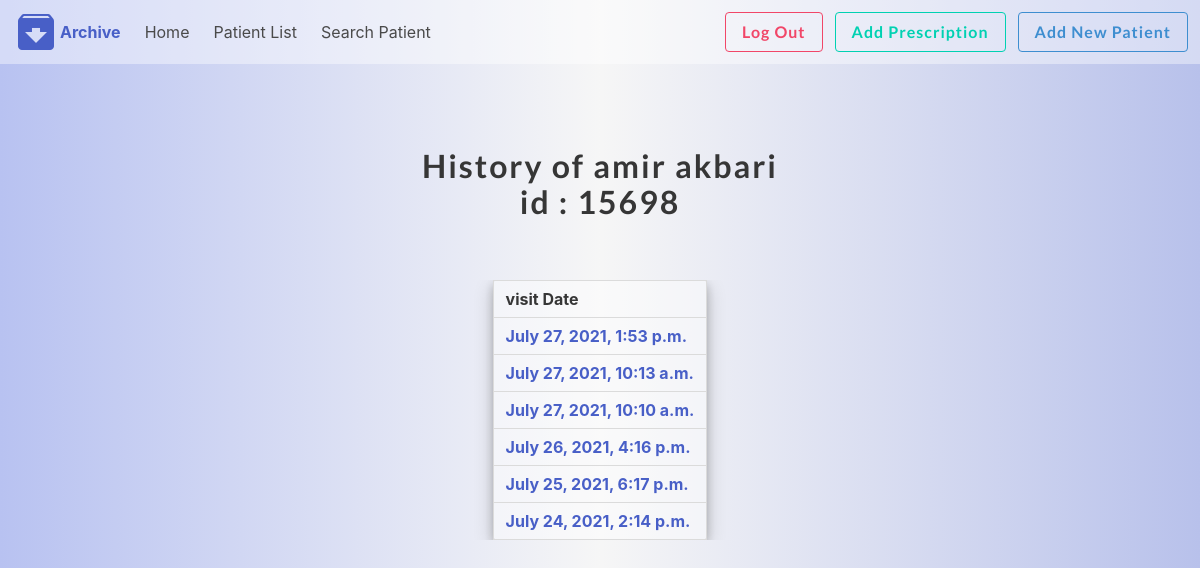
/patient/2/history (signed in), run on the app's committed database.
### patienthistory/models.py (models this page shows, shortened)
class Patient(models.Model):
    drId = models.ForeignKey(User, on_delete=models.CASCADE, default=1)
    first_name = models.CharField(max_length=50, null=True, blank=True)
    last_name = models.CharField(max_length=50, null=True, blank=True)
    picture = models.ImageField(upload_to=user_directory_path, blank=True, null=True, verbose_name='Picture')
    phone = models.CharField(max_length=50, null=True, blank=True)
    about = models.TextField(max_length=300, null=True, blank=True)
    email = models.CharField(max_length=50, null=True, blank=True)
    Id_card_number = models.CharField(max_length=50, null=True, blank=True)
    location = models.CharField(max_length=50, null=True, blank=True)
    illness = models.CharField(max_length=50, null=True, blank=True)

class PatientHistory(models.Model):
    PatientId = models.ForeignKey(Patient, on_delete=models.CASCADE, blank=True, null=True)
    Prescription = models.TextField(max_length=300, null=True, blank=True)
    nextVisit = models.CharField(null=True, blank=True, max_length=30)
    picture = models.ImageField(upload_to=user_hitory_path, blank=True, null=True, verbose_name='Picture')
    VisitDate = models.DateTimeField(auto_now_add=True, blank=True)
    Description = models.TextField(max_length=300, null=True, blank=True)

### patienthistory/views.py (the view)
# urls.py: path('<PatientId>/history', views.PatientHistoryview, name='patientHist'),
@login_required
def PatientHistoryview(request, PatientId):
    user = PatientId
    allhistories = PatientHistory.objects.filter(PatientId_id=user).order_by('-VisitDate')
    username = Patient.objects.get(id=user)
    context = {'allhistories': allhistories,
               'username': username
               }
    return render(request, 'patienthistory/patienthis.html', context)

### patienthistory/templates/patienthistory/patienthis.html
{% extends 'patienthistory/base.html' %}
{% block content %}
    <section class="section">
        <div class="container">
            <div class="columns is-mobile is-centered">
                <div class="column">
                    <br>
                    <div class="column">
                        <h1 class="title" style="text-align: center">
                           <strong>History of </strong> {{ username.first_name }} {{ username.last_name }}<b> <br> id : </b>{{ username.Id_card_number }}
                        </h1>
                    </div>
                    <section class="section">
                        <div class="container">
                            <div class="table-container">
                                <table class="table table is-bordered"
                                       style="border-radius:2%; margin-left: auto;margin-right: auto; box-shadow: 0 4px 8px 0 rgba(0, 0, 0, 0.2), 0 6px 20px 0 rgba(0, 0, 0, 0.19); background: rgba(255,255,255,0.4);">
                                    <thead>
                                    <tr>
                                        <th>visit Date</th>
                                    </tr>
                                    </thead>
                                    <tbody>
                                    {% for history in allhistories %}
                                        <tr>
                                            <td><b><a href="{% url 'Prescription' history.id %}">{{ history.VisitDate }}</a></b></td>
                                        </tr>
                                    {% endfor %}
                                    </tbody>
                                </table>
                            </div>
                        </div>
                    </section>
                </div>
            </div>
        </div>
    </section>
{% endblock %}

### patienthistory/static/patienthistory/style.css (style rules this page uses)
body { margin: 0; }
h1 { font-family: 'Lato', sans-serif; font-weight: 300; letter-spacing: 2px; font-size: 48px; }

### data on the page
Patient: first_name "amir", last_name "akbari", Id_card_number "15698"
PatientHistory: VisitDate "July 27, 2021, 1:53 p.m."
PatientHistory: VisitDate "July 27, 2021, 10:13 a.m."
PatientHistory: VisitDate "July 27, 2021, 10:10 a.m."
PatientHistory: VisitDate "July 26, 2021, 4:16 p.m."
PatientHistory: VisitDate "July 25, 2021, 6:17 p.m."
PatientHistory: VisitDate "July 24, 2021, 2:14 p.m."
